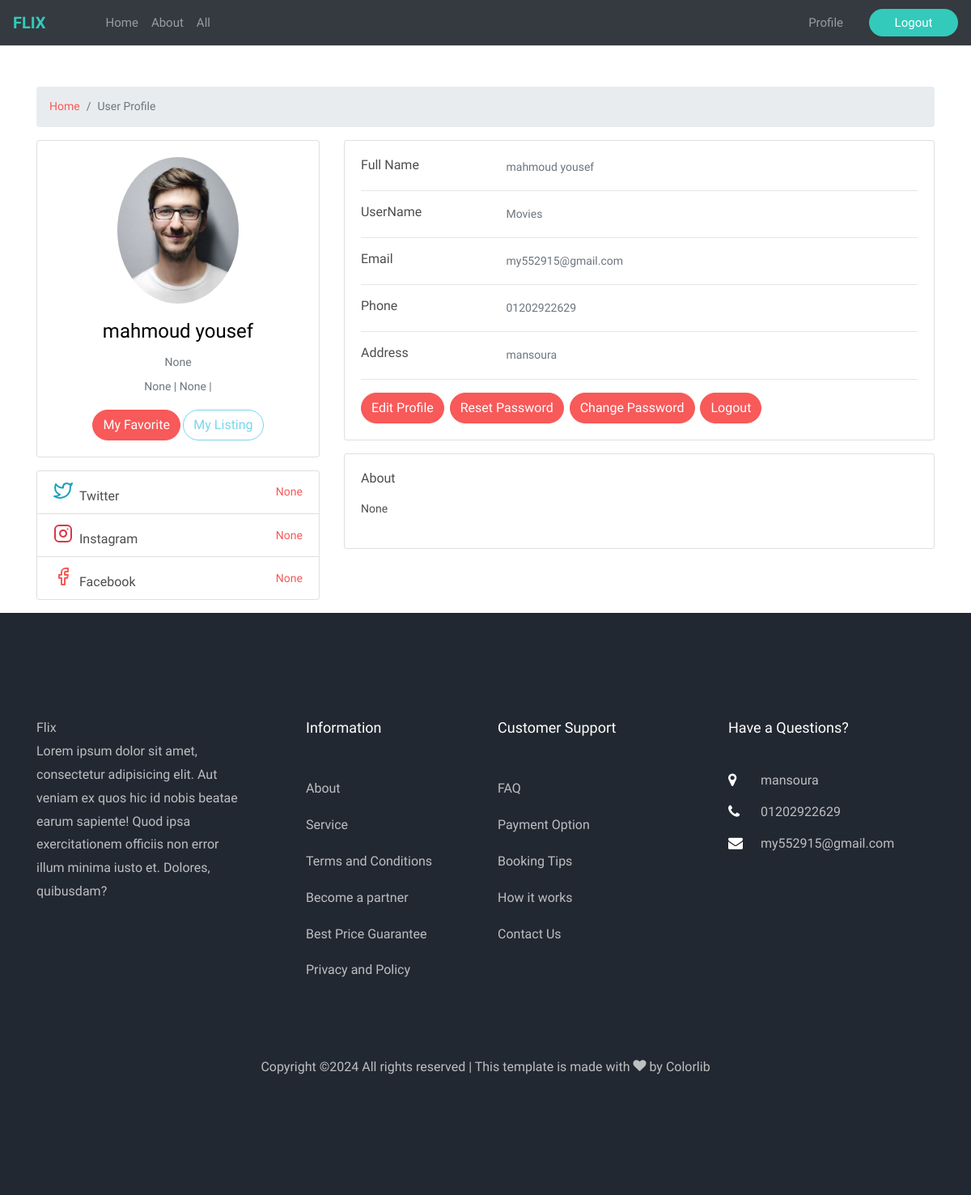
Before: /accounts/profile/ (signed in) with the older database file.
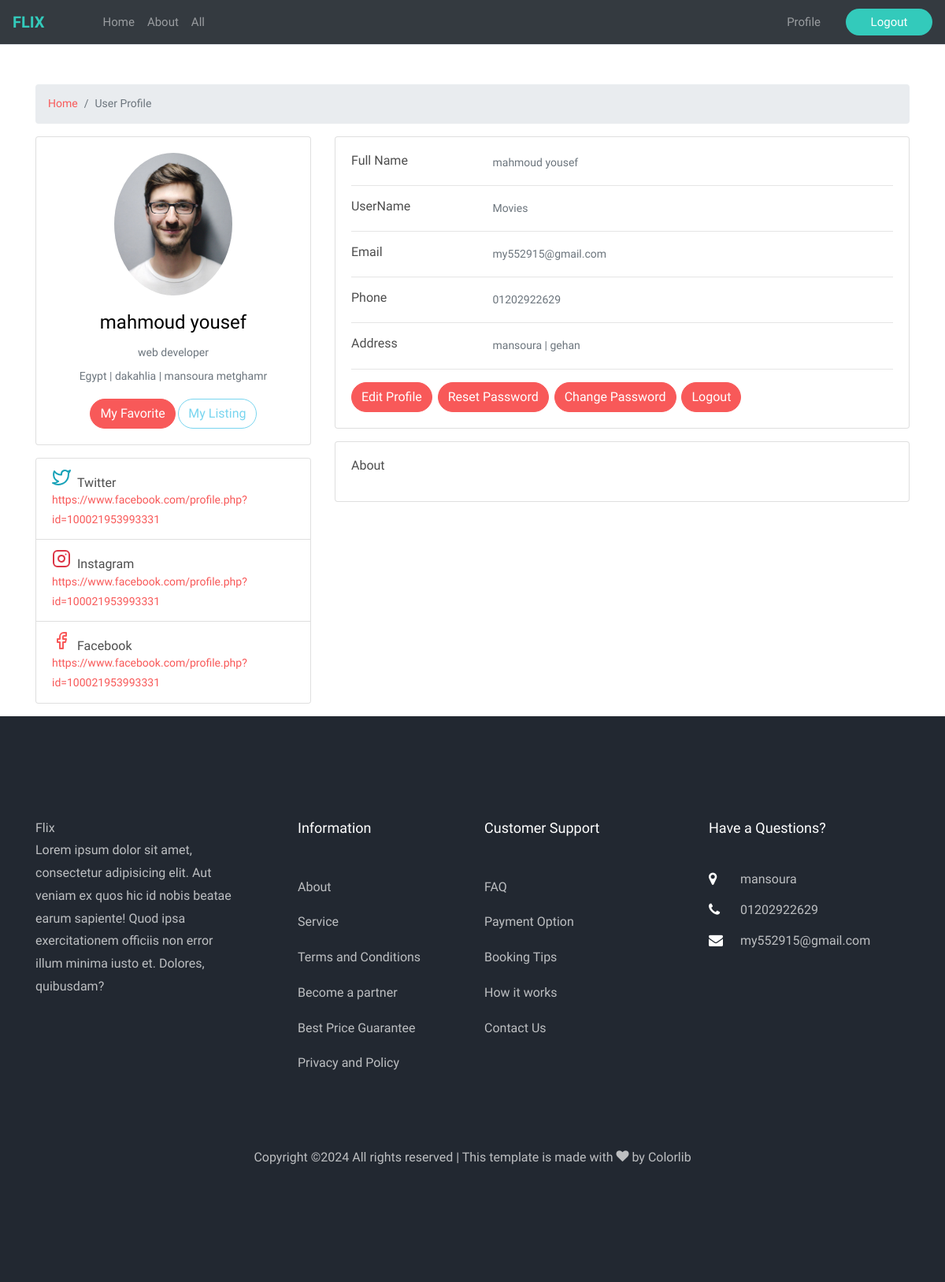
After: the same page with the newer database file.
### accounts/models.py (models this page shows, shortened)
class Profile(models.Model):
    user = models.OneToOneField(User,on_delete=models.CASCADE)
    phone_number = models.CharField(max_length=20)
    address = models.CharField(max_length=50)
    image = models.ImageField(upload_to='users/')
    about = models.TextField(max_length=4000 , blank=True , null=True)
    country = models.CharField(max_length=50 ,blank=True, null=True)
    company = models.CharField(max_length=100 ,blank=True, null=True)
    address_line_1 = models.CharField( max_length=50 , blank=True)
    address_line_2 = models.CharField( max_length=50 , blank=True)
    fb_link = models.URLField( max_length=200 , blank=True , null=True)
    twitter_link = models.URLField( max_length=200, blank=True , null=True)
    instagram_link = models.URLField( max_length=200, blank=True , null=True)
    linked_in_link = models.URLField( max_length=200, blank=True , null=True)
    headline = models.CharField(max_length=50 , blank=True, null=True)
    city = models.CharField(max_length=50 ,blank=True, null=True)
    def full_name(self):
        return f'{self.user.first_name} {self.user.last_name}'
    def full_address(self):
        return f"{self.country} | {self.city} | {self.address_line_1} {self.address_line_2}"

### settings/models.py (models this page shows, shortened)
class Settings(models.Model):
    site_name = models.CharField( max_length=50)
    logo = models.ImageField( upload_to='setting/')
    phone = models.CharField( max_length=30)
    email = models.EmailField( max_length=254)
    description = models.TextField(max_length=1000)
    fb_link = models.URLField( max_length=200)
    twitter_link = models.URLField( max_length=200)
    instagram_link = models.URLField( max_length=200)
    address = models.CharField( max_length=50)

### accounts/views.py (the view)
# urls.py: path('profile/' , views.profile , name='profile'),
def profile(request):
    profile=Profile.objects.get(user=request.user)
    return render(request,'profile/profile.html',{'profile':profile})

### accounts/templates/profile/profile.html (shortened to what this page needs)
{% extends 'base.html' %}
{% load bootstrap4 %}
{% block body %}
<br><br>
<div class="container">
    <div class="main-body">
        <nav aria-label="breadcrumb" class="main-breadcrumb">
            <ol class="breadcrumb">
                <li class="breadcrumb-item"><a href="/">Home</a></li>
                <li class="breadcrumb-item active" aria-current="page">User Profile</li>
            </ol>
        </nav>
        <div class="row gutters-sm">
            <div class="col-md-4 mb-3">
                <div class="card">
                    <div class="card-body">
                        <div class="d-flex flex-column align-items-center text-center">
                            {% if profile.image %}
                            <img src="{{profile.image.url}}" alt="Admin" class="rounded-circle" width="150">
                            {% else %}
                            <img src="https://bootdey.com/img/Content/avatar/avatar7.png" alt="Admin"
                                class="rounded-circle" width="150">
                            {% endif %}
                            <div class="mt-3">
                                <h4>{{profile.full_name}}</h4>
                                <p class="text-muted mb-1">{{profile.headline}}</p>
                                <p class="text-muted font-size-sm">{{profile.full_address}}</p>
                                <a href="{% url 'accounts:user_favourites' %}" class="btn btn-primary">My Favorite</a>
                                <a href="" class="btn btn-outline-primary">My Listing</a>
                            </div>
                        </div>
                    </div>
                </div>
                <div class="card mt-3">
                    <ul class="list-group list-group-flush">
                        <li class="list-group-item d-flex justify-content-between align-items-center flex-wrap">
                            <h6 class="mb-0">Twitter</h6>
                            <span class="text-muted"><a
                                    href="{{profile.twitter_link}}">{{profile.twitter_link}}</a></span>
                        </li>
                        <li class="list-group-item d-flex justify-content-between align-items-center flex-wrap">
                            <h6 class="mb-0">Instagram</h6>
                            <span class="text-muted"><a
                                    href="{{profile.instagram_link}}">{{profile.instagram_link}}</a></span>
                        </li>
                        <li class="list-group-item d-flex justify-content-between align-items-center flex-wrap">
                            <h6 class="mb-0">Facebook</h6>
                            <span class="text-muted"><a href="{{profile.fb_link}}">{{profile.fb_link}}</a></span>
                        </li>
                    </ul>
                </div>
            </div>
            <div class="col-md-8">
                <div class="card mb-3">
                    <div class="card-body">
                        <div class="row">
                            <div class="col-sm-3">
                                <h6 class="mb-0">Full Name</h6>
                            </div>
                            <div class="col-sm-9 text-muted">
                                {{profile.full_name}}
                            </div>
                        </div>
                        <hr>
                        <div class="row">
                            <div class="col-sm-3">
                                <h6 class="mb-0">UserName</h6>
                            </div>
                            <div class="col-sm-9 text-muted">
                                {{profile.user.username}}
                            </div>
                        </div>
                        <hr>
                        <div class="row">
                            <div class="col-sm-3">
                                <h6 class="mb-0">Email</h6>
                            </div>
                            <div class="col-sm-9 text-muted">
                                {{profile.user.email}}
                            </div>
                        </div>
                        <hr>
                        <div class="row">
                            <div class="col-sm-3">
                                <h6 class="mb-0">Phone</h6>
                            </div>
                            <div class="col-sm-9 text-muted">
                                {{profile.phone_number}}
                            </div>
                        </div>
                        <hr>
                        <div class="row">
                            <div class="col-sm-3">
                                <h6 class="mb-0">Address</h6>
                            </div>
                            <div class="col-sm-9 text-muted">
                                {{profile.address}}
                            </div>
                        </div>
                        <hr>
                        <div class="row">
                            <div class="col-sm-12">
                                <a class="btn btn-primary " target="__blank"
                                    href="{% url 'accounts:edit_profile' %}">Edit Profile</a>&nbsp;
                                <a class="btn btn-primary " target="__blank"
                                    href="{% url 'accounts:forgotPassword' %}">Reset Password</a>&nbsp;
                                <a class="btn btn-primary " target="__blank" href="{% url 'password_change' %}">Change
                                    Password</a>&nbsp;
                                <a class="btn btn-primary " target="__blank" href="{% url 'logout' %}">Logout</a>&nbsp;
                            </div>
                        </div>
                    </div>
                </div>
                <div class="row gutters-sm">
                    <div class="col-sm-12 mb-3">
                        <div class="card h-100">
                            <div class="card-body">
                                <h6 class="d-flex align-items-center mb-3">About</h6>
                                <p>{{profile.about}}</p>
                            </div>
                        </div>
                    </div>
                </div>
            </div>
        </div>
    </div>
</div>
{% endblock body %}

### templates/base.html (shortened to what this page needs)
{% load static %}
{% load i18n %}
<!DOCTYPE html>
<html lang="en">
<head>
  <link rel="stylesheet" href="{% static 'https://stackpath.bootstrapcdn.com/bootstrap/4.5.0/css/bootstrap.min.css' %}">
  <link rel="stylesheet"
    href="{% static 'https://maxcdn.bootstrapcdn.com/font-awesome/4.7.0/css/font-awesome.min.css' %}">
  <link rel="stylesheet" href="{% static 'css/open-iconic-bootstrap.min.css'%}">
  <link rel="stylesheet" href="{% static 'css/animate.css'%}">
  <link rel="stylesheet" href="{% static 'css/owl.carousel.min.css'%}">
  <link rel="stylesheet" href="{% static 'css/owl.theme.default.min.css'%}">
  <link rel="stylesheet" href="{% static 'css/magnific-popup.css'%}">
  <link rel="stylesheet" href="{% static 'css/aos.css'%}">
  <link rel="stylesheet" href="{% static 'css/ionicons.min.css'%}">
  <link rel="stylesheet" href="{% static 'css/bootstrap-datepicker.css'%}">
  <link rel="stylesheet" href="{% static 'css/jquery.timepicker.css'%}">
  <link rel="stylesheet" href="{% static 'css/flaticon.css'%}">
  <link rel="stylesheet" href="{% static 'css/icomoon.css'%}">
  <link rel="stylesheet" href="{% static 'css/style.css'%}">
</head>
<body>
  <nav class="navbar navbar-expand-lg navbar-dark bg-dark">
    <a href="/" class="navbar-brand"><b>FLIX</b></a>
    <div id="navbarCollapse" class="collapse navbar-collapse justify-content-start">
      <div class="navbar-nav">
        <a href="/" class="nav-item nav-link">Home</a>
        <a href="{% url 'about:about' %}" class="nav-item nav-link">About</a>
        <a href="{% url 'all:all_list' %}" class="nav-item nav-link ">All</a>
      </div>
      {% if request.user.is_authenticated %}
      <div class="navbar-nav ml-auto action-buttons">
        <div class="nav-item dropdown">
          <a href="{% url 'accounts:profile' %}" class="nav-link dropdown-toggle mr-4">Profile</a>
        </div>
      </div>
      <div class="nav-item dropdown">
        <a href="{% url 'logout' %}" class="btn btn-primary  sign-up-btn">Logout</a>
      </div>
      {% endif %}
    </div>
  </nav>
  {% block body %}
  {% endblock body %}
  <footer class="ftco-footer ftco-bg-dark ftco-section">
    <div class="container">
      <div class="row mb-5">
        <div class="col-md">
          <div class="ftco-footer-widget mb-4">
            <a href="/" class="logo">
              Fl<span class="main-color">i</span>x
            </a>
            <p>{{myfooter.description}}</p>
            <ul class="ftco-footer-social list-unstyled float-md-left float-lft mt-5">
            </ul>
          </div>
        </div>
        <div class="col-md">
          <div class="ftco-footer-widget mb-4 ml-md-5">
            <h2 class="ftco-heading-2">Information</h2>
            <ul class="list-unstyled">
              <li><a href="{% url 'about:about' %}" class="py-2 d-block">About</a></li>
              <li><a href="#" class="py-2 d-block">Service</a></li>
              <li><a href="#" class="py-2 d-block">Terms and Conditions</a></li>
              <li><a href="#" class="py-2 d-block">Become a partner</a></li>
              <li><a href="#" class="py-2 d-block">Best Price Guarantee</a></li>
              <li><a href="#" class="py-2 d-block">Privacy and Policy</a></li>
            </ul>
          </div>
        </div>
        <div class="col-md">
          <div class="ftco-footer-widget mb-4">
            <h2 class="ftco-heading-2">Customer Support</h2>
            <ul class="list-unstyled">
              <li><a href="{% url 'about:about' %}" class="py-2 d-block">FAQ</a></li>
              <li><a href="#" class="py-2 d-block">Payment Option</a></li>
              <li><a href="#" class="py-2 d-block">Booking Tips</a></li>
              <li><a href="#" class="py-2 d-block">How it works</a></li>
              <li><a href="#" class="py-2 d-block">Contact Us</a></li>
            </ul>
          </div>
        </div>
        <div class="col-md">
          <div class="ftco-footer-widget mb-4">
            <h2 class="ftco-heading-2">Have a Questions?</h2>
            <div class="block-23 mb-3">
              <ul>
                <li><span class="icon icon-map-marker"></span><span class="text">{{myfooter.address}}</span></li>
                <li><span class="icon icon-phone"></span><span class="text">{{myfooter.phone}}</span></a>
                </li>
                <li><span class="icon icon-envelope"></span><span class="text">{{myfooter.email}}</span></a>
                </li>
              </ul>
            </div>
          </div>
        </div>
      </div>
      <div class="row">
        <div class="col-md-12 text-center">
          <p>
            Copyright &copy; All rights reserved | This template is made with <i class="icon-heart" aria-hidden="true"></i> by
            <a href="https://colorlib.com" target="_blank">Colorlib</a>
          </p>
        </div>
      </div>
    </div>
  </footer>
</body>
</html>

### static/css/icomoon.css (style rules this page uses)
[class^="icon-"], [class*=" icon-"] { font-family: 'icomoon' !important; speak: none; font-style: normal; font-weight: normal; font-variant: normal; text-transform: none; line-height: 1; -webkit-font-smoothing: antialiased; -moz-osx-font-smoothing: grayscale; }
.icon-heart:before { content: "\f004"; }
.icon-map-marker:before { content: "\f041"; }
.icon-phone:before { content: "\f095"; }
.icon-envelope:before { content: "\f0e0"; }

### templates/base.html (style rules this page uses)
body { font-family: 'Varela Round', sans-serif; }
.navbar { background: #fff; padding-left: 16px; padding-right: 16px; border-bottom: 1px solid #dfe3e8; border-radius: 0; }
.navbar .navbar-brand { padding-left: 0; font-size: 20px; padding-right: 50px; }
.navbar .navbar-brand b { color: #33cabb; }
.navbar a { color: #888; font-size: 15px; }
.navbar .sign-up-btn { min-width: 110px; max-height: 36px; }
.navbar a, .navbar a:active { color: #888; padding: 8px 20px; background: transparent; line-height: normal; }
.navbar .btn-primary, .navbar .btn-primary:active { color: #fff; background: #33cabb !important; border: none; }
.navbar .action-buttons .dropdown-toggle::after { display: none; }

Changed rows visible on the page:
changed Profile "mahmoud yousef": headline "None" → "web developer"; full_address "None | None |" → "Egypt | dakahlia | mansoura metghamr"; twitter_link "None" → "https://www.facebook.com/profile.php?id=100021953993331"; instagram_link "None" → "https://www.facebook.com/profile.php?id=100021953993331"; fb_link "None" → "https://www.facebook.com/profile.php?id=100021953993331"; address "mansoura" → "mansoura | gehan"; about "None" → (not shown)
